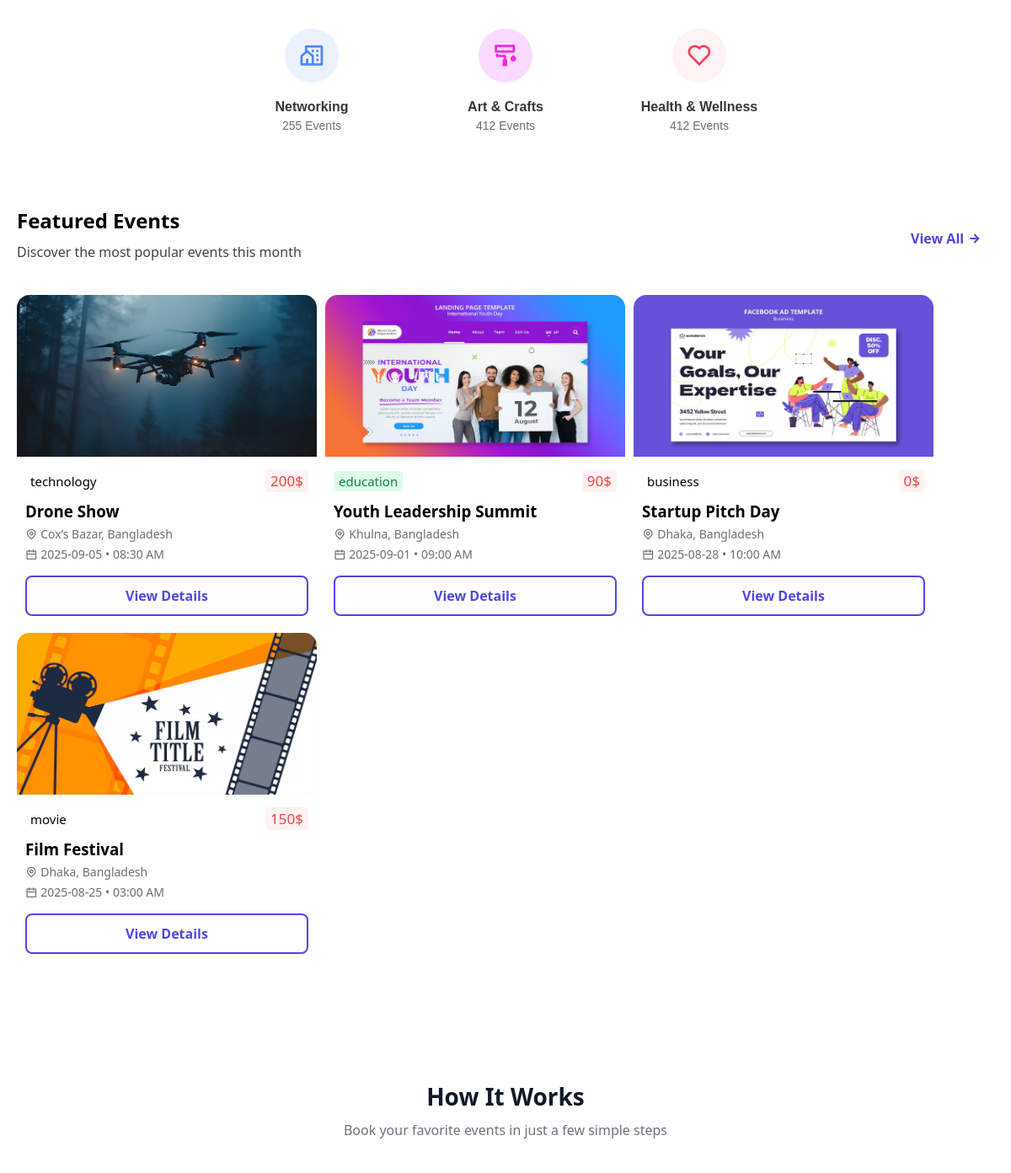
The app's page / (middle part), older data.
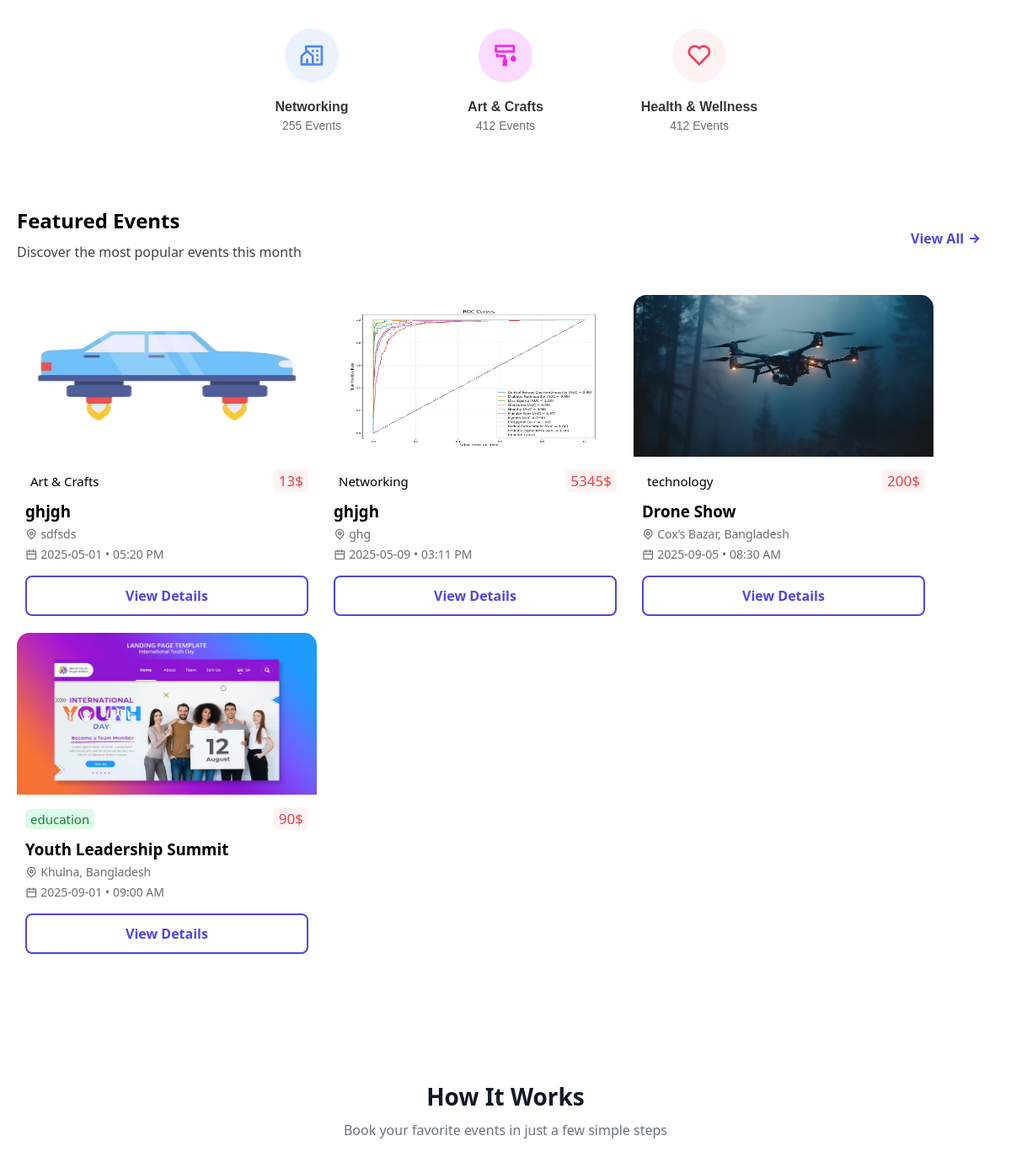
The same page, newer data.
### tables this page shows
CREATE TABLE `events` (
  `E_ID` int(100) NOT NULL,
  `E_Name` varchar(100) NOT NULL,
  `E_Location` varchar(100) NOT NULL,
  `E_Date` date NOT NULL,
  `E_Time` time(6) NOT NULL,
  `E_Description` text NOT NULL,
  `E_Category` varchar(20) NOT NULL,
  `E.Price` int(100) NOT NULL,
  `short_description` varchar(100) NOT NULL,
  `Thumbnail` text DEFAULT NULL,
  `venue_ID` int(11) NOT NULL,
  `PromoCode` int(11) DEFAULT NULL
);

### Model/featureEvents.php (called while the page is built)
<?php
require_once './Model/DataBase.php';
function getFeaturedEvents()
{
    global $conn;
    $query = "SELECT * FROM events ORDER BY E_ID DESC LIMIT 4;";
    $result = mysqli_query($conn, $query);
    $featuredEvents = [];
    if ($result) {
        while ($row = mysqli_fetch_assoc($result)) {
            $featuredEvents[] = $row;
        }
    }
    return $featuredEvents;
}
?>

### index.php (the view, shortened to what this page needs)
<?php
require_once('./Model/featureEvents.php');
$result = getFeaturedEvents();
?>
<!DOCTYPE html>
<html lang="en">
<head>
  <link rel="stylesheet" href="./Asset/CSS/style_Index.css?v18.0" />
  <link
    href="https://cdn.jsdelivr.net/npm/remixicon@4.5.0/fonts/remixicon.css"
    rel="stylesheet" />
</head>
<body>
  <main>
    <section id="Category-Section">
      <div class="Category-Container">
        <a href="./View/EventsByCategory.php?Category=networking">
          <div class="Icon-Background" id="BgColor-Networking-icon">
            <i class="ri-community-line"></i>
          </div>
          <h3 class="Category-h">Networking</h3>
          <p class="Category-P">255 Events</p>
        </a>
        <a href="./View/EventsByCategory.php?Category=art">
          <div class="Icon-Background" id="BgColor-ArtCrafts-icon">
            <i class="ri-paint-brush-line"></i>
          </div>
          <h3 class="Category-h">Art & Crafts</h3>
          <p class="Category-P">412 Events</p>
        </a>
        <a href="./View/EventsByCategory.php?Category=health">
          <div class="Icon-Background" id="BgColor-HealthWellness-icon">
            <i class="ri-heart-line"></i>
          </div>
          <h3 class="Category-h">Health & Wellness</h3>
          <p class="Category-P">412 Events</p>
        </a>
      </div>
    </section>
    <section id="Featured-Events">
      <div id="Featured-Events-Description">
        <span>
          <h2>Featured Events</h2>
          <p>Discover the most popular events this month</p>
        </span>
        <span>
          <a href="./View/EventCalendar.php" id="ViewAll" class="ViewAll-button">View All <i class="ri-arrow-right-line"></i></a>
        </span>
      </div>
      <div id="Featured-cards-container">
        <?php
        foreach ($result as $event) {
        ?>
          <div id="F1" class="Featured-cards">
            <div class="Featured-img-container">
              <img
                src="./Asset/Image/<?php echo $event["Thumbnail"]; ?>"
                class="Featured-img"
                alt="<?php echo $event["Thumbnail"]; ?>" />
            </div>
            <div class="Featured-text-1">
              <div class="Featured-tag">
                <?php
                switch ($event["E_Category"]) {
                  case "education":
                    $tagId = "education-tag";
                    break;
                  default:
                    $tagId = "";
                }
                ?>
                <span class="Tag" id="<?php echo $tagId; ?>"><?php echo $event["E_Category"]; ?></span>
                <span class="price"><?php echo $event["E.Price"]; ?>$</span>
              </div>
              <div class="Featured-below-tag">
                <h3 class="Featured-h3"><?php echo $event["E_Name"]; ?></h3>
                <span><i class="ri-map-pin-line"></i> <?php echo $event["E_Location"]; ?></span>
                <span><i class="ri-calendar-line"></i> <?php echo $event["E_Date"]; ?> • <?php echo date("h:i A", strtotime($event["E_Time"])); ?></span>
                <a href="./View/EventDetails.php?id=<?php echo $event["E_ID"]; ?>" id="BookNowBtn_1" class="Featured-button">
                  View Details
                </a>
              </div>
            </div>
          </div>
        <?php
        }
        ?>
      </div>
    </section>
    <section id="HowitWork-Section">
      <div class="HowItWorks-Header">
        <h3>How It Works</h3>
        <p>Book your favorite events in just a few simple steps</p>
      </div>
    </section>
  </main>
</body>
</html>

Row changes from the older to the newer data that the page shows:
no longer on this page (row edited): events: Thumbnail (picture), E_Category "business", Price "0", E_Name "Startup Pitch Day", E_Location "Dhaka, Bangladesh", E_Date "2025-08-28", E_Time "10:00 AM"
no longer on this page (row edited): events: Thumbnail (picture), E_Category "movie", Price "150", E_Name "Film Festival", E_Location "Dhaka, Bangladesh", E_Date "2025-08-25", E_Time "03:00 AM"
added events: Thumbnail (picture), E_Category "Art & Crafts", Price "13", E_Name "ghjgh", E_Location "sdfsds", E_Date "2025-05-01", E_Time "05:20 PM"
added events: Thumbnail (picture), E_Category "Networking", Price "5345", E_Name "ghjgh", E_Location "ghg", E_Date "2025-05-09", E_Time "03:11 PM"
